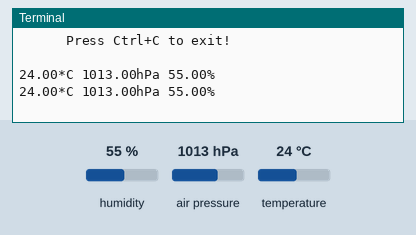
The program below on a simulated Raspberry Pi (BCM pin numbers). Shown: the last lines printed to the terminal. The test bench sets the inputs (shaded band); at power-on: humidity 55 %, air pressure 1013 hPa, temperature 24 °C.

Above: at 1.2 s.
1.3 s: humidity set to 22 %
At 2.6 s:
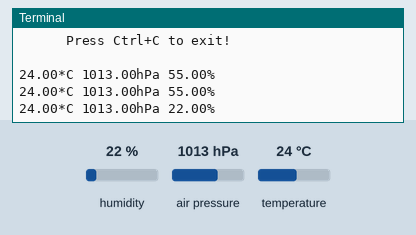
2.8 s: air pressure set to 952 hPa
At 3.8 s:
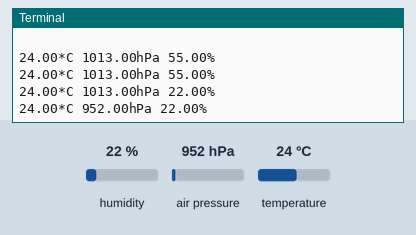
4.3 s: temperature set to 12 °C
At 5.7 s:
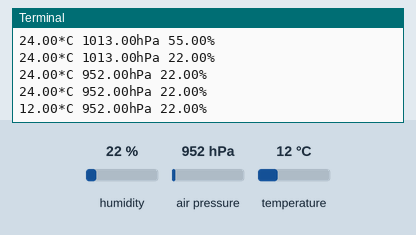

The program:

all-values.py
```python
# This code was tried on Raspberry Pi:
# This code was giving slightly different results, hence it was modified in another file


#!usr/bin/env python

import time

try:
    from smbus2 import SMBus

except ImportError:
    from smbus import SMBus

from bme280 import BME280

print("""all-values.py - Read temperature, pressure, and humidity
      Press Ctrl+C to exit!
      """)

# Initialize the BME280:

bus = SMBus(1)
bme280 = BME280(i2c_dev=bus)

while True:
    temperature = bme280.get_temperature()
    pressure = bme280.get_pressure()
    humidity = bme280.get_humidity()
    print('{:05.2f}*C {:05.2f}hPa {:05.2f}%'.format(temperature, pressure, humidity))
    time.sleep(1)
    
```

Measured:
- after the input at 1.3 s, the terminal: prints a new line after 0.72 s (image 1)
- after the input at 2.8 s, the terminal: prints a new line after 0.22 s (image 2)
- after the input at 4.3 s, the terminal: prints a new line after 0.73 s (image 3)
